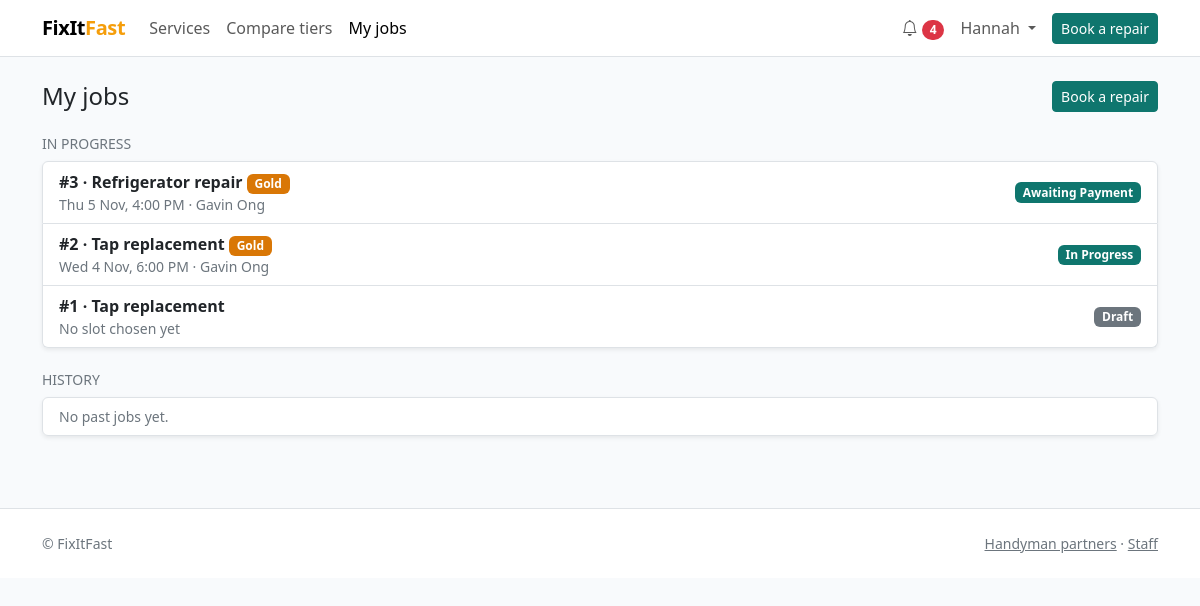
Page /jobs/ (signed in) on the committed database.
### accounts/models.py (models this page shows, shortened)
class User(AbstractUser):
    class Role(models.TextChoices):
        HOMEOWNER = 'HOMEOWNER', 'Homeowner'
        HANDYMAN = 'HANDYMAN', 'Handyman'
        EMPLOYEE = 'EMPLOYEE', 'Employee'
        MANAGER = 'MANAGER', 'Manager'
    email = models.EmailField(unique=True)
    mobile = models.CharField(max_length=20, blank=True)
    role = models.CharField(max_length=10, choices=Role.choices, default=Role.HOMEOWNER)
    is_deactivated = models.BooleanField(default=False)
    deactivation_reason = models.TextField(blank=True)

### jobs/models.py (models this page shows, shortened)
class Job(models.Model):
    class Status(models.TextChoices):
        DRAFT = 'DRAFT', 'Draft'
        REQUESTED = 'REQUESTED', 'Requested'
        HANDYMAN_ASSIGNED = 'ASSIGNED', 'Handyman Assigned'
        QUOTATION_PENDING = 'QUOTE_PENDING', 'Quotation Pending'
        QUOTATION_UNDER_REVIEW = 'QUOTE_REVIEW', 'Quotation Under Review'
        AWAITING_PAYMENT = 'AWAITING_PAYMENT', 'Awaiting Payment'
        SCHEDULED = 'SCHEDULED', 'Scheduled'
        ON_THE_WAY = 'ON_THE_WAY', 'On the Way'
        IN_PROGRESS = 'IN_PROGRESS', 'In Progress'
        COMPLETED = 'COMPLETED', 'Completed'
        CANCELLED = 'CANCELLED', 'Cancelled'
        DECLINED = 'DECLINED', 'Declined'
    homeowner = models.ForeignKey(User, on_delete=models.PROTECT, related_name='jobs')
    job_type = models.ForeignKey(JobType, on_delete=models.PROTECT, related_name='jobs')
    address = models.ForeignKey(Address, on_delete=models.PROTECT, related_name='jobs')
    description = models.TextField()
    tier = models.CharField(max_length=10, choices=Tier.choices, blank=True)
    status = models.CharField(max_length=16, choices=Status.choices, default=Status.DRAFT)
    slot_start = models.DateTimeField(null=True, blank=True)
    slot_end = models.DateTimeField(null=True, blank=True)
    timing_band = models.CharField(max_length=10, choices=TimingBand.choices, blank=True)
    planning_region = models.CharField(max_length=10, choices=PlanningRegion.choices, blank=True)
    price_p10 = models.DecimalField(max_digits=8, decimal_places=2, null=True, blank=True)
    price_p50 = models.DecimalField(max_digits=8, decimal_places=2, null=True, blank=True)
    price_p90 = models.DecimalField(max_digits=8, decimal_places=2, null=True, blank=True)
    model_version = models.CharField(max_length=30, blank=True)
    handyman = models.ForeignKey(
        HandymanProfile, on_delete=models.PROTECT, null=True, blank=True, related_name='jobs')
    quote_deadline = models.DateTimeField(null=True, blank=True)
    service_fee_waived = models.BooleanField(default=False)
    created_at = models.DateTimeField(auto_now_add=True)
    requested_at = models.DateTimeField(null=True, blank=True)
    matched_at = models.DateTimeField(null=True, blank=True)    # launch measure: matched within 24h
    completed_at = models.DateTimeField(null=True, blank=True)  # handyman marked Completed
    confirmed_at = models.DateTimeField(null=True, blank=True)  # homeowner confirmed; warranty starts
    warranty_ends_at = models.DateTimeField(null=True, blank=True)
    cancellation_reason = models.TextField(blank=True)
    problem_note = models.TextField(blank=True)
    class Meta:
        ordering = ['-created_at']
    ACTIVE_STATUSES = [
        Status.HANDYMAN_ASSIGNED, Status.QUOTATION_PENDING, Status.QUOTATION_UNDER_REVIEW,
        Status.AWAITING_PAYMENT, Status.SCHEDULED, Status.ON_THE_WAY, Status.IN_PROGRESS,
    ]
    CLOSED_STATUSES = [Status.COMPLETED, Status.CANCELLED, Status.DECLINED]

### catalogue/models.py (models this page shows, shortened)
class JobType(models.Model):
    category = models.ForeignKey(Category, on_delete=models.PROTECT, related_name='job_types')
    name = models.CharField(max_length=100, unique=True)
    description = models.TextField(blank=True)
    min_tier = models.CharField(max_length=10, choices=Tier.choices, default=Tier.STANDARD)
    licence_required = models.BooleanField(default=False)
    is_active = models.BooleanField(default=False)
    class Meta:
        ordering = ['category__name', 'name']
    def __str__(self):
        return self.name

### handymen/models.py (models this page shows, shortened)
class HandymanProfile(models.Model):
    class ApplicationStatus(models.TextChoices):
        PENDING = 'PENDING', 'Pending'
        APPROVED = 'APPROVED', 'Approved'
        REJECTED = 'REJECTED', 'Rejected'
    user = models.OneToOneField(settings.AUTH_USER_MODEL, on_delete=models.CASCADE, related_name='handyman')
    photo = models.ImageField(upload_to='handymen/photos/', blank=True)
    bio = models.TextField(blank=True)
    years_experience = models.PositiveSmallIntegerField(default=0)
    job_types = models.ManyToManyField(JobType, related_name='handymen', blank=True)
    tier = models.CharField(max_length=10, choices=Tier.choices, default=Tier.STANDARD)
    application_status = models.CharField(
        max_length=10, choices=ApplicationStatus.choices, default=ApplicationStatus.PENDING)
    rejection_reason = models.TextField(blank=True)
    approved_at = models.DateTimeField(null=True, blank=True)
    approved_by = models.ForeignKey(
        settings.AUTH_USER_MODEL, on_delete=models.SET_NULL, null=True, blank=True, related_name='+')
    is_suspended = models.BooleanField(default=False)
    suspension_reason = models.TextField(blank=True)
    created_at = models.DateTimeField(auto_now_add=True)

### storefront/views.py (the view)
# urls.py: path('jobs/', views.jobs, name='jobs'),
@homeowner_required
def jobs(request):
    all_jobs = request.user.jobs.select_related('job_type', 'handyman__user')
    active = [j for j in all_jobs if j.status not in Job.CLOSED_STATUSES or (
        j.status == Status.COMPLETED and not j.confirmed_at)]
    past = [j for j in all_jobs if j not in active]
    return render(request, 'storefront/jobs.html', {'active': active, 'past': past})

### accounts/context_processors.py (called while the page is built)
def notifications(request):
    if not request.user.is_authenticated:
        return {}
    return {'unread_notifications': request.user.notifications.filter(is_read=False).count()}

### catalogue/templatetags/fixitfast.py (called while the page is built)
@register.simple_tag
def status_badge(value, label):
    return format_html('<span class="badge text-bg-{}">{}</span>', STATUS_COLOURS.get(value, 'secondary'), label)

@register.simple_tag
def tier_badge(tier):
    if not tier:
        return ''
    return format_html('<span class="badge badge-tier-{}">{}</span>', tier, Tier(tier).label)

### storefront/templates/storefront/jobs.html (shortened to what this page needs)
{% extends 'storefront/base.html' %}
{% load fixitfast %}
{% block content %}
<div class="d-flex justify-content-between align-items-center mb-3">
  <h1 class="h4 mb-0">My jobs</h1>
  <a class="btn btn-primary btn-sm" href="{% url 'storefront:job_request' %}">Book a repair</a>
</div>
<h2 class="h6 text-secondary text-uppercase small mt-4">In progress</h2>
<div class="list-group shadow-sm mb-4">
  {% for job in active %}
    <a href="{% url 'storefront:job_detail' job.pk %}" class="list-group-item list-group-item-action d-flex flex-wrap justify-content-between align-items-center gap-2">
      <div>
        <div class="fw-semibold">#{{ job.pk }} · {{ job.job_type }} {% tier_badge job.tier %}</div>
        <div class="small text-secondary">
          {% if job.slot_start %}{{ job.slot_start|date:"D j M, g:i A" }}{% else %}No slot chosen yet{% endif %}
          {% if job.handyman %} · {{ job.handyman.user.get_full_name }}{% endif %}
        </div>
      </div>
      {% status_badge job.status job.get_status_display %}
    </a>
  {% empty %}
    <div class="list-group-item text-secondary small">No open jobs.</div>
  {% endfor %}
</div>
<h2 class="h6 text-secondary text-uppercase small">History</h2>
<div class="list-group shadow-sm">
  {% for job in past %}
    <div class="list-group-item d-flex flex-wrap justify-content-between align-items-center gap-2">
      <div>
        <a class="fw-semibold" href="{% url 'storefront:job_detail' job.pk %}">#{{ job.pk }} · {{ job.job_type }}</a> {% tier_badge job.tier %}
        <div class="small text-secondary">{{ job.slot_start|date:"j M Y" }}{% if job.warranty_active %} · Warranty until {{ job.warranty_ends_at|date:"j M Y" }}{% endif %}</div>
      </div>
      <div class="d-flex align-items-center gap-2">
        {% status_badge job.status job.get_status_display %}
        {% if job.is_paid %}<a class="btn btn-sm btn-outline-secondary" href="{% url 'storefront:receipt' job.pk %}">Receipt</a>{% endif %}
      </div>
    </div>
  {% empty %}
    <div class="list-group-item text-secondary small">No past jobs yet.</div>
  {% endfor %}
</div>
{% endblock %}

### storefront/templates/storefront/base.html (shortened to what this page needs)
{% extends 'base.html' %}
{% block navbar %}
<nav class="navbar navbar-expand-lg bg-white border-bottom">
  <div class="container">
    <a class="navbar-brand brand" href="{% url 'storefront:home' %}">FixIt<span class="accent">Fast</span></a>
    <div class="collapse navbar-collapse" id="storeNav">
      {% with url_name=request.resolver_match.url_name %}
      <ul class="navbar-nav me-auto">
        <li class="nav-item"><a class="nav-link {% if url_name == 'services' %}active{% endif %}" href="{% url 'storefront:services' %}">Services</a></li>
        <li class="nav-item"><a class="nav-link {% if url_name == 'tiers' %}active{% endif %}" href="{% url 'storefront:tiers' %}">Compare tiers</a></li>
        {% if user.is_authenticated and user.role == 'HOMEOWNER' %}
          <li class="nav-item"><a class="nav-link {% if url_name == 'jobs' or url_name == 'job_detail' %}active{% endif %}" href="{% url 'storefront:jobs' %}">My jobs</a></li>
        {% endif %}
      </ul>
      {% endwith %}
      <ul class="navbar-nav align-items-lg-center">
        {% if user.is_authenticated and user.role == 'HOMEOWNER' %}
          <li class="nav-item">
            <a class="nav-link position-relative" href="{% url 'storefront:notifications' %}" aria-label="Notifications">
              <i class="bi bi-bell"></i>
              {% if unread_notifications %}
                <span class="badge rounded-pill bg-danger">{{ unread_notifications }}</span>
              {% endif %}
            </a>
          </li>
          <li class="nav-item dropdown">
            <a class="nav-link dropdown-toggle" href="#" role="button" data-bs-toggle="dropdown" aria-expanded="false">
              {{ user.first_name|default:user.email }}
            </a>
          </li>
        {% else %}
          <li class="nav-item"><a class="nav-link" href="{% url 'storefront:login' %}">Sign in</a></li>
          <li class="nav-item"><a class="nav-link" href="{% url 'storefront:register' %}">Register</a></li>
        {% endif %}
        <li class="nav-item ms-lg-2"><a class="btn btn-primary btn-sm" href="{% url 'storefront:job_request' %}">Book a repair</a></li>
      </ul>
    </div>
  </div>
</nav>
{% endblock %}
{% block footer %}
<footer class="border-top bg-white py-4 mt-5 no-print">
  <div class="container d-flex flex-wrap justify-content-between small text-secondary gap-2">
    <span>&copy; FixItFast</span>
    <span>
      <a href="{% url 'partner:login' %}" class="text-secondary">Handyman partners</a>
      &middot;
      <a href="{% url 'adminpanel:login' %}" class="text-secondary">Staff</a>
    </span>
  </div>
</footer>
{% endblock %}

### static/css/fixitfast.css (style rules this page uses)
:root { --bs-primary: #0f766e; --bs-primary-rgb: 15, 118, 110; --bs-link-color: #0f766e; --bs-link-hover-color: #115e59; --ff-accent: #f59e0b; --ff-sidebar: #0f172a; }
body { background: #f8fafc; }
.btn-primary { --bs-btn-bg: #0f766e; --bs-btn-border-color: #0f766e; --bs-btn-hover-bg: #115e59; --bs-btn-hover-border-color: #115e59; --bs-btn-active-bg: #134e4a; --bs-btn-active-border-color: #134e4a; --bs-btn-disabled-bg: #0f766e; --bs-btn-disabled-border-color: #0f766e; }
.brand { font-weight: 700; letter-spacing: -0.02em; }
.brand .accent { color: var(--ff-accent); }
.badge-tier-GOLD { background: #d97706; }

### rows in the picture
User: first_name "Hannah"
Job: pk "3", job_type "Refrigerator repair", tier "Gold", slot_start "Thu 5 Nov, 4:00 PM", handyman.user.get_full_name "Gavin Ong", status "Awaiting Payment"
Job: pk "2", job_type "Tap replacement", tier "Gold", slot_start "Wed 4 Nov, 6:00 PM", handyman.user.get_full_name "Gavin Ong", status "In Progress"
Job: pk "1", job_type "Tap replacement", shows "No slot chosen yet", status "Draft"

### other values in the picture
{{ unread_notifications }} "4"
